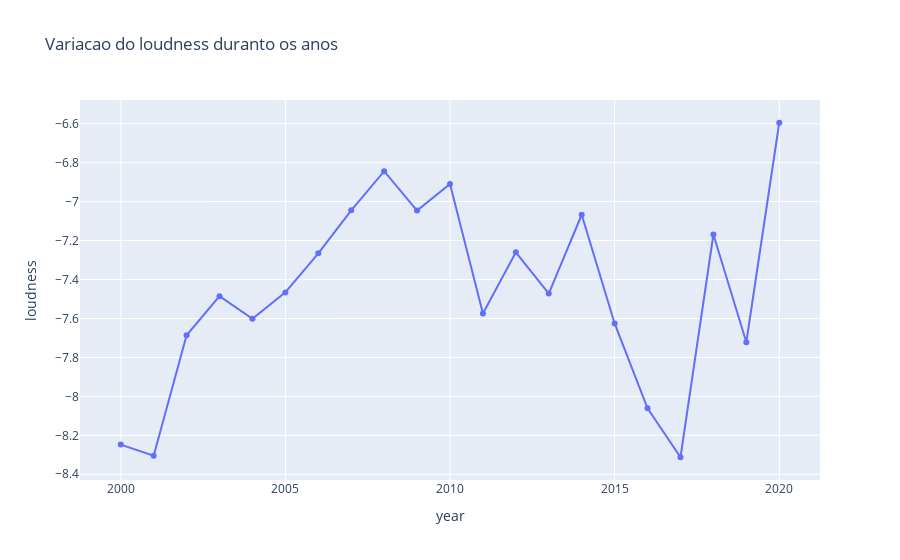

The notebook cell this image was saved under:
### Code cell
fig = px.line(dados_anos, x="year", y="loudness", markers=True, title="Variacao do loudness duranto os anos")
fig.show()

### Figure 1 — Plotly figure (JSON) as saved in the notebook; plotly's stock layout.template omitted (floating-point values rounded to 4 significant figures)
{"data": [{"hovertemplate": "year=%{x}<br>loudness=%{y}<extra></extra>", "legendgroup": "", "line": {"color": "#636efa", "dash": "solid"}, "marker": {"symbol": "circle"}, "mode": "lines+markers", "name": "", "orientation": "v", "showlegend": false, "type": "scatter", "x": [2000, 2001, 2002, 2003, 2004, 2005, 2006, 2007, 2008, 2009, 2010, 2011, 2012, 2013, 2014, 2015, 2016, 2017, 2018, 2019, 2020], "xaxis": "x", "y": [-8.248, -8.305, -7.687, -7.486, -7.602, -7.466, -7.266, -7.045, -6.844, -7.046, -6.91, -7.575, -7.261, -7.472, -7.067, -7.626, -8.061, -8.313, -7.169, -7.722, -6.595], "yaxis": "y"}], "layout": {"legend": {"tracegroupgap": 0}, "title": {"text": "Variacao do loudness duranto os anos"}, "xaxis": {"anchor": "y", "domain": [0, 1], "title": {"text": "year"}}, "yaxis": {"anchor": "x", "domain": [0, 1], "title": {"text": "loudness"}}}}
